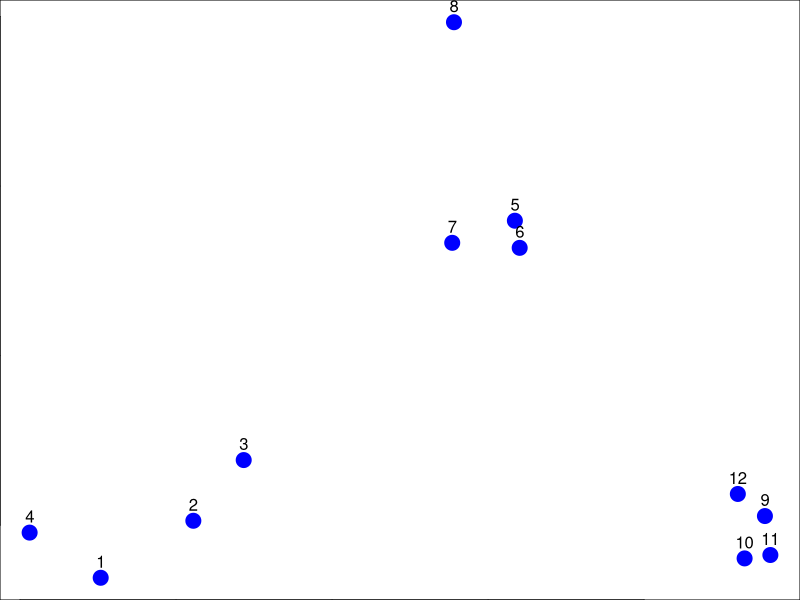
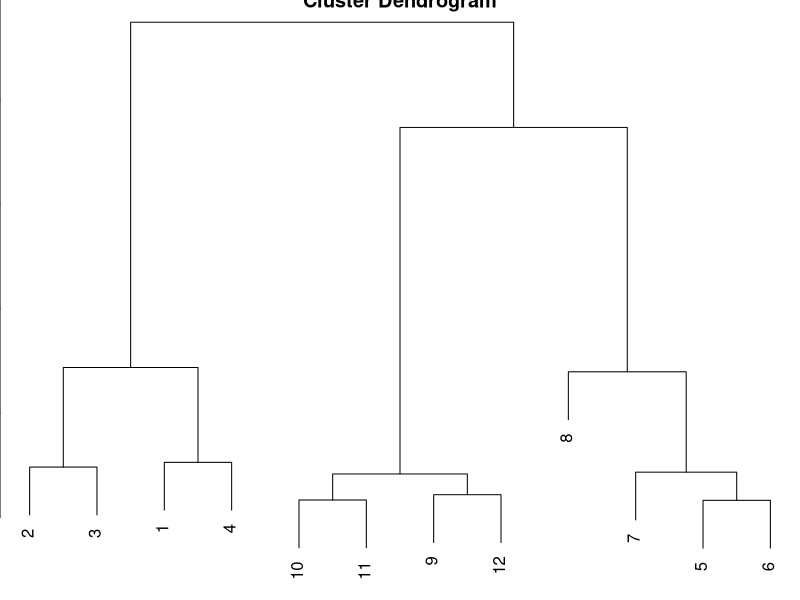
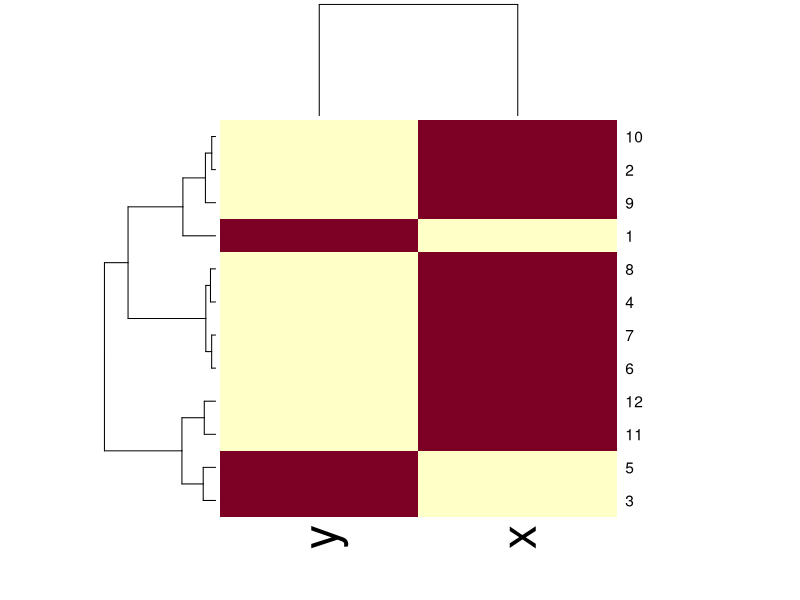
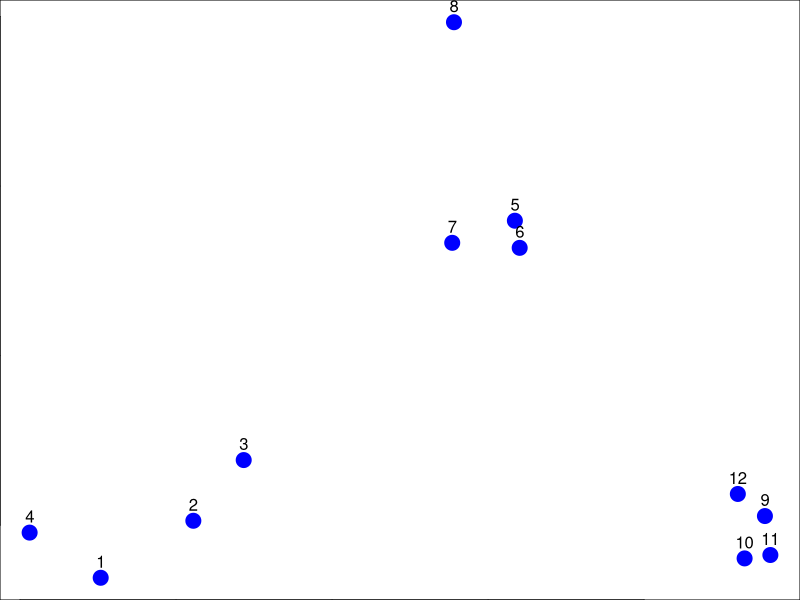
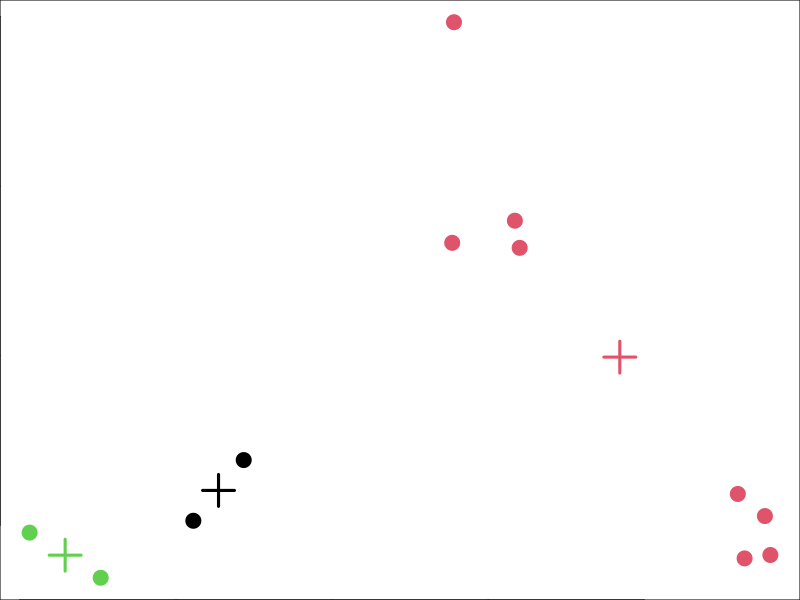

Write the R code that produced these figures, in order.
#------------HIERARCHICAL CLUSTERING


#generate data
set.seed(1234)
x <- rnorm(12, mean=rep(1:3, each=4), sd =0.2)
y <- rnorm(12, mean=rep(c(1,2,1), each=4), sd =0.2)

#plot them
par(mar = c(0,0,0,0))
plot(x,y, col = "blue", pch=19, cex=2)
text(x,y,pos=3, labels=as.character(1:12))


#set data frame
dataFrame <- data.frame(x=x,y=y)

#calculate distances between points
distxy <- dist(dataFrame, method="euclidean")

#run clustering and plot
hClustering <- hclust(distxy)
plot(hClustering)


#hierarchical on rows and columns and table
dataFrame <- data.frame(x=x,y=y)
set.seed(143)
dataMatrix <- as.matrix(dataFrame)[sample(1:12),]
heatmap(dataMatrix)



#------------K-MEANS

#generate data
set.seed(1234)
x <- rnorm(12, mean=rep(1:3, each=4), sd =0.2)
y <- rnorm(12, mean=rep(c(1,2,1), each=4), sd =0.2)

#plot them
par(mar = c(0,0,0,0))
plot(x,y, col = "blue", pch=19, cex=2)
text(x,y,pos=3, labels=as.character(1:12))

#set data frame
dataFrame <- data.frame(x=x,y=y)

#calculate clustering with 3 centers
kmeansObj <- kmeans(dataFrame, centers=3)
kmeansObj

#plot clustering and centroids
plot(x,y, col = kmeansObj$cluster, pch=19, cex=2)
points(kmeansObj$centers, col=1:3, pch=3, cex=3,lwd=3)


